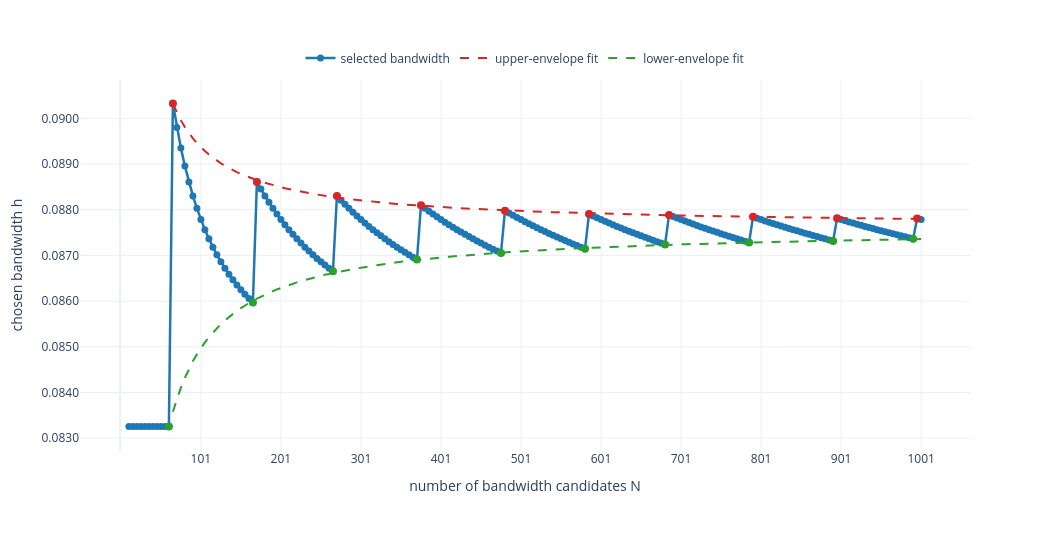

Write notebook code for a chart like this one.
### Markdown cell above
### Grid-fineness sensitivity at $\lambda=1$

This experiment reuses the same fixed sample and bandwidth interval while varying the number $N=11,16,\ldots,1001$ of bandwidth candidates linear in $\psi_\beta$. It plots $N$ against the chosen bandwidth $h$ at $\lambda=1$. The hover information also reports the selected grid index and normalized grid position. The upper and lower local peaks are fitted in log-bandwidth coordinates by $\log h=c+b/(N-1)$, with a shared limiting value $c$; the fitted curves begin at the first complete pair of detected peaks so they do not distort the vertical scale. Set `stationary_example_grid_fineness_show_envelope_fits=False` to hide the fits and peak markers.

### Code cell
stationary_example_grid_fineness_lambda = 1.0
stationary_example_grid_fineness_show_envelope_fits = True
stationary_example_grid_fineness_N_values = np.arange(
    11, 1002, 5, dtype=int
)
stationary_example_grid_fineness_tick_values = np.arange(
    101, 1002, 100, dtype=int
)
stationary_example_grid_fineness_selected_indices = np.empty(
    len(stationary_example_grid_fineness_N_values), dtype=int
)
stationary_example_grid_fineness_selected_bandwidths = np.empty(
    len(stationary_example_grid_fineness_N_values), dtype=float
)

for position, current_N in enumerate(
    stationary_example_grid_fineness_N_values
):
    current_grid = bandwidth_grid_linear_in_psi_beta(
        h_min=stationary_example_h_min,
        h_max=stationary_example_h_max,
        beta=stationary_example_beta,
        grid_size=int(current_N),
    )
    current_similarity = beta2_similarity_matrix_fft(
        samples=stationary_example_samples,
        h_grid=current_grid,
        tau=stationary_example_grid_fineness_lambda,
        half_width=stationary_example_half_width,
        spatial_points=stationary_example_spatial_points,
    )
    current_stationary_mass = doob_stationary_mass(
        current_similarity
    )
    current_selected_index = int(
        np.argmax(current_stationary_mass)
    )
    stationary_example_grid_fineness_selected_indices[
        position
    ] = current_selected_index
    stationary_example_grid_fineness_selected_bandwidths[
        position
    ] = current_grid[current_selected_index]

stationary_example_grid_fineness_figure = plot_bandwidth_grid_stability(
    grid_sizes=stationary_example_grid_fineness_N_values,
    selected_bandwidths=(
        stationary_example_grid_fineness_selected_bandwidths
    ),
    selected_indices=stationary_example_grid_fineness_selected_indices,
    show_envelope_fits=(
        stationary_example_grid_fineness_show_envelope_fits
    ),
    tick_values=stationary_example_grid_fineness_tick_values,
)
save_thesis_plotly_figure(
    stationary_example_grid_fineness_figure,
    "grid_fineness_chosen_bandwidths.pdf",
)
stationary_example_grid_fineness_figure.show()

### Figure 1 — Plotly figure (JSON) as saved in the notebook; plotly's stock layout.template omitted (floating-point values rounded to 4 significant figures; data arrays with more than 128 entries replaced by an {"elided": "..."} marker saying what was removed)
{"data": [{"customdata": {"elided": "199x2 float values"}, "hovertemplate": "N=%{x}<br>chosen bandwidth h=%{y:.6g}<br>chosen grid index=%{customdata[0]:.0f}<br>normalized index=%{customdata[1]:.6f}<extra></extra>", "line": {"color": "#1f77b4", "width": 2.5}, "marker": {"size": 7}, "mode": "lines+markers", "name": "selected bandwidth", "showlegend": true, "type": "scatter", "x": {"elided": "199 int values"}, "y": {"elided": "199 float values"}}, {"line": {"color": "#d62728", "dash": "dash", "width": 2}, "mode": "lines", "name": "upper-envelope fit", "type": "scatter", "visible": true, "x": {"elided": "188 int values"}, "y": {"elided": "188 float values"}}, {"line": {"color": "#2ca02c", "dash": "dash", "width": 2}, "mode": "lines", "name": "lower-envelope fit", "type": "scatter", "visible": true, "x": {"elided": "188 int values"}, "y": {"elided": "188 float values"}}, {"marker": {"color": "#d62728", "size": 8}, "mode": "markers", "name": "upper peaks", "showlegend": false, "type": "scatter", "visible": true, "x": [66, 171, 271, 376, 481, 586, 686, 791, 896, 996], "y": [0.09033, 0.08861, 0.0883, 0.0881, 0.08798, 0.0879, 0.08789, 0.08784, 0.08781, 0.08781]}, {"marker": {"color": "#2ca02c", "size": 8}, "mode": "markers", "name": "lower peaks", "showlegend": false, "type": "scatter", "visible": true, "x": [61, 166, 266, 371, 476, 581, 681, 786, 891, 991], "y": [0.08326, 0.08597, 0.08665, 0.08691, 0.08705, 0.08715, 0.08724, 0.08728, 0.08732, 0.08736]}], "layout": {"height": 550, "legend": {"orientation": "h", "x": 0.5, "xanchor": "center", "y": 1.02, "yanchor": "bottom"}, "margin": {"b": 100, "t": 80}, "width": 1050, "xaxis": {"tickmode": "array", "tickvals": [101, 201, 301, 401, 501, 601, 701, 801, 901, 1001], "title": {"text": "number of bandwidth candidates N"}}, "yaxis": {"tickformat": ".4f", "title": {"text": "chosen bandwidth h"}}}}
